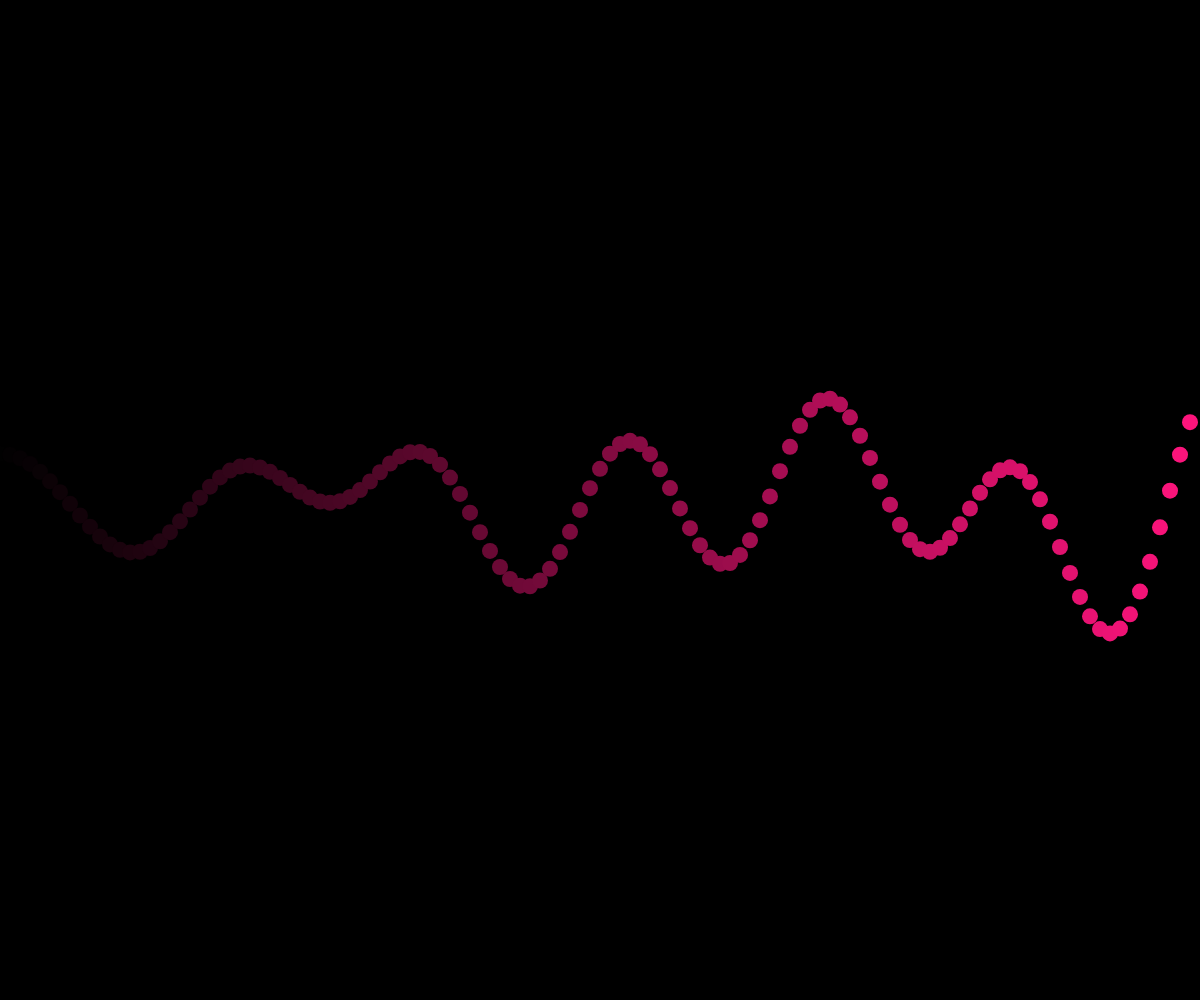
Frame 1 (no input)
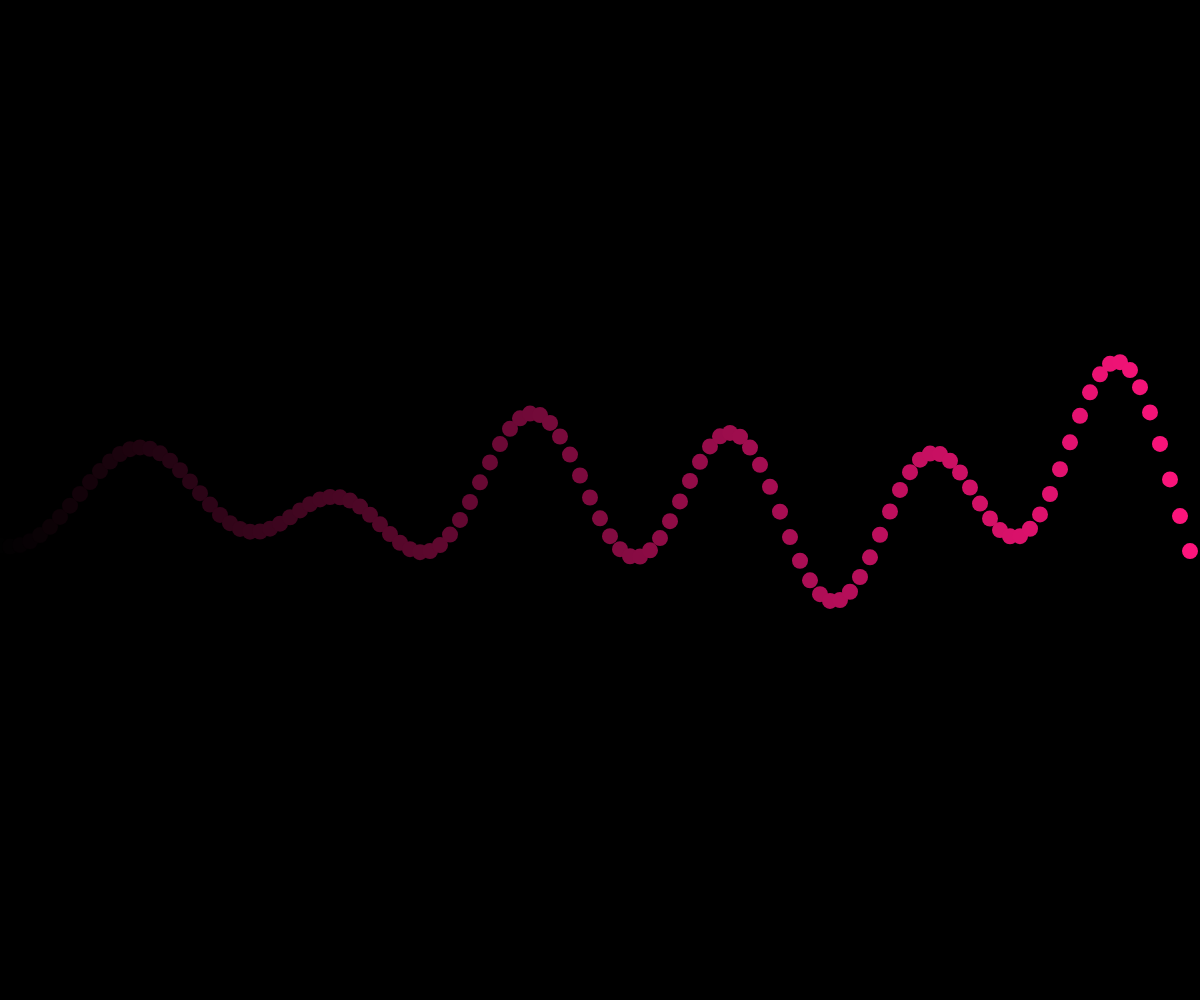
Frame 60 (no input)
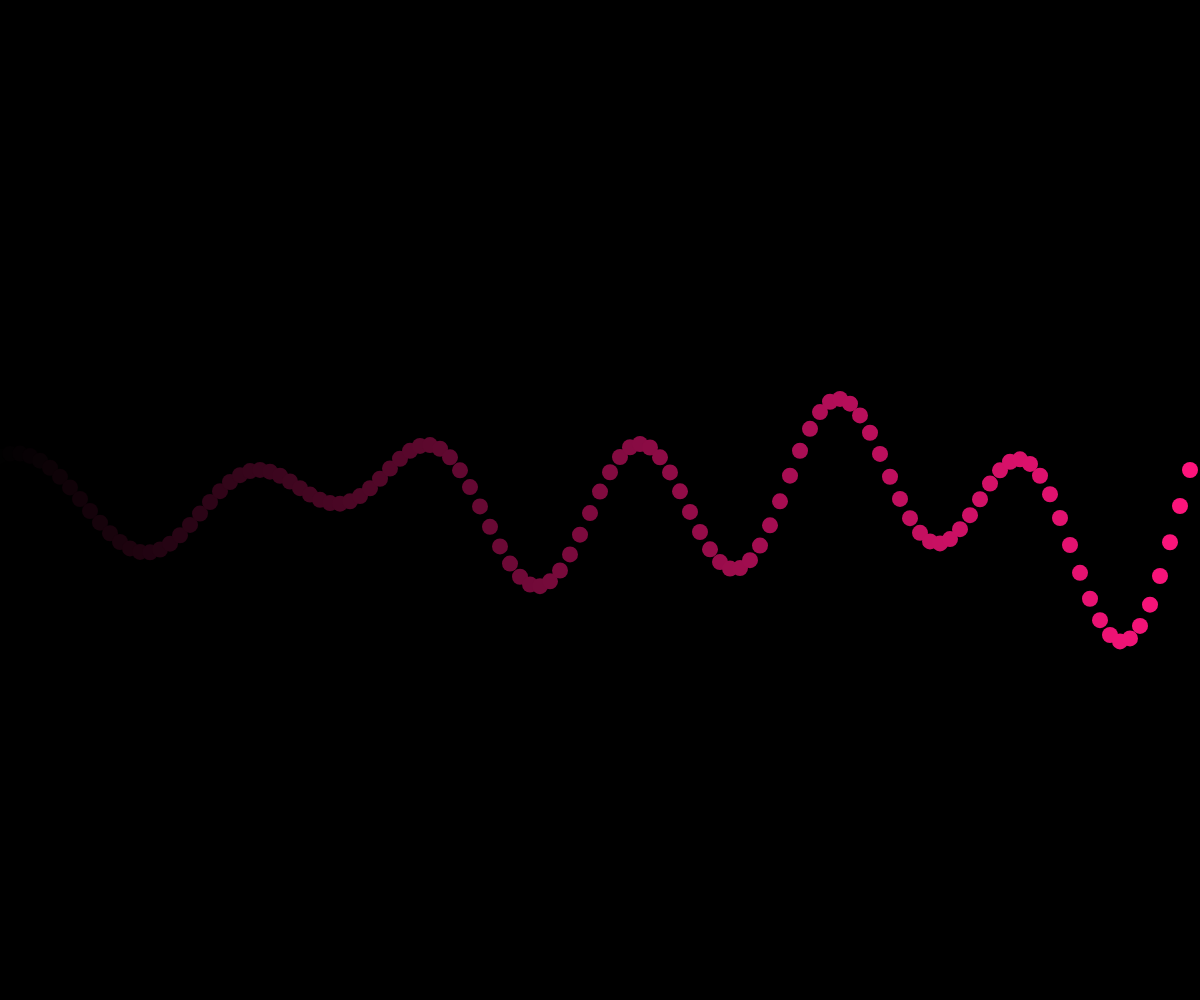
Frame 120 (the mouse pressed at the canvas centre since frame 60)

The p5.js sketch that drew these frames (run headless with seeded random() and noise() and a simulated clock; from frame 60 on, the mouse is pressed at the canvas centre):

// p5.js sketch
// ── sketch.js
class Wave {
    constructor(amp, period, phase) {
        this.amp = amp;
        this.period = period;
        this.phase = phase;
    }

    eval(x) {
        return sin(this.phase + TWO_PI * x / this.period) * this.amp;
    }

    update() {
        this.phase += .05;
    }
}

const N = 5;

let waves = [];

function setup() {
    createCanvas(innerWidth, innerHeight);
    for (let i = 0; i < N; i++) {
        waves[i] = new Wave(
            random(20, 60),
            random(100, 600),
            random(0, TWO_PI)
        );
    }
}

function draw() {
    background(0);



    for (let x = 0; x < width; x += 10) {
        let y = 0;
        for (let wave of waves) {
            y += wave.eval(x);

        }

        noStroke();
        fill(map(x, 0, width, 1, 255), map(x, 0, width, 1, 20), map(x, 0, width, 1, 125));
        ellipse(x, y + height / 2, 16);
    }

    for (let wave of waves) {
        wave.update();
    }
}
